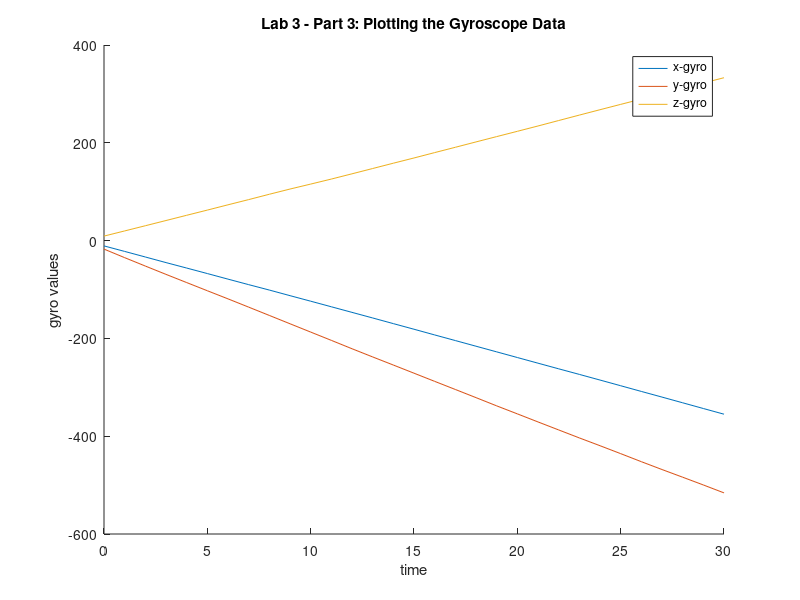

Write MATLAB code to recreate this figure.
% Part 3 Gyro Arrays
x_gyro = [-10.84
    -11.28
    -11.39
    -11.46
    -11.15
    -11.26
    -11.41
    -11.27
    -11.07
    -11.44
    -11.33
    -11.42
    -11.44
    -11.44
    -11.56
    -11.49
    -11.65
    -11.50
    -11.57
    -11.55
    -11.57
    -11.58
    -11.52
    -11.41
    -11.56
    -11.62
    -11.67
    -11.55
    -11.67
    -11.70
    -11.62];
y_gyro = [-17.38
    -17.50
    -17.16
    -17.02
    -16.75
    -16.72
    -16.61
    -16.91
    -16.98
    -17.02
    -17.00
    -16.96
    -17.12
    -16.77
    -16.56
    -16.68
    -16.70
    -16.60
    -16.68
    -16.83
    -16.36
    -16.51
    -16.36
    -16.32
    -15.94
    -16.22
    -16.44
    -16.05
    -15.70
    -15.85
    -16.21];
z_gyro = [9.23
    10.55
    10.62
    10.67
    10.71
    10.62
    10.81
    10.64
    10.93
    10.66
    10.14
    10.28
    10.73
    10.83
    10.87
    10.69
    11.00
    10.85
    10.98
    10.88
    10.80
    10.91
    11.15
    11.12
    11.00
    10.90
    10.83
    10.88
    11.04
    10.907
    10.88];
t = [0
    1
    2
    3
    4
    5
    6
    7
    8
    9
    10
    11
    12
    13
    14
    15
    16
    17
    18
    19
    20
    21
    22
    23
    24
    25
    26
    27
    28
    29
    30];

% integrating the array
x = cumsum(x_gyro);
y = cumsum(y_gyro);
z = cumsum(z_gyro);

% plotting
hold on;
plot(t,x);
plot(t,y);
plot(t,z);

%graph stuff
xlabel('time');
ylabel('gyro values');
legend('x-gyro', 'y-gyro','z-gyro');
title('Lab 3 - Part 3: Plotting the Gyroscope Data');
hold off

